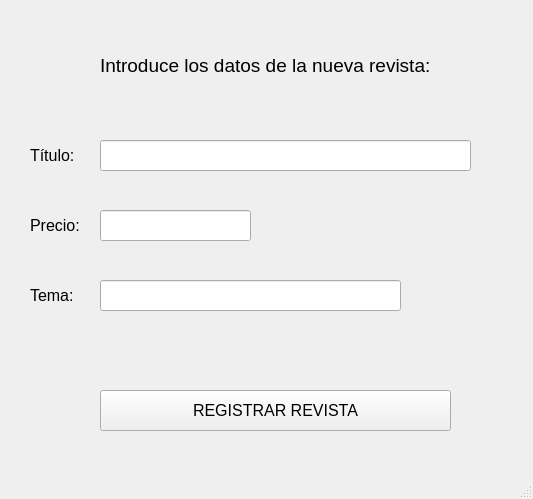
<?xml version="1.0" encoding="UTF-8"?>
<ui version="4.0">
 <class>MainWindow</class>
 <widget class="QMainWindow" name="MainWindow">
  <property name="geometry">
   <rect>
    <x>0</x>
    <y>0</y>
    <width>533</width>
    <height>499</height>
   </rect>
  </property>
  <property name="windowTitle">
   <string>Registrar revista</string>
  </property>
  <widget class="QWidget" name="centralwidget">
   <widget class="QLabel" name="lbl_principal">
    <property name="geometry">
     <rect>
      <x>100</x>
      <y>50</y>
      <width>361</width>
      <height>31</height>
     </rect>
    </property>
    <property name="font">
     <font>
      <pointsize>14</pointsize>
     </font>
    </property>
    <property name="text">
     <string>Introduce los datos de la nueva revista: </string>
    </property>
   </widget>
   <widget class="QLabel" name="lbl_titulo">
    <property name="geometry">
     <rect>
      <x>30</x>
      <y>140</y>
      <width>61</width>
      <height>31</height>
     </rect>
    </property>
    <property name="font">
     <font>
      <pointsize>12</pointsize>
     </font>
    </property>
    <property name="text">
     <string>Título: </string>
    </property>
   </widget>
   <widget class="QLineEdit" name="entrada_titulo">
    <property name="geometry">
     <rect>
      <x>100</x>
      <y>140</y>
      <width>371</width>
      <height>31</height>
     </rect>
    </property>
   </widget>
   <widget class="QLineEdit" name="entrada_precio">
    <property name="geometry">
     <rect>
      <x>100</x>
      <y>210</y>
      <width>151</width>
      <height>31</height>
     </rect>
    </property>
   </widget>
   <widget class="QLabel" name="lbl_precio">
    <property name="geometry">
     <rect>
      <x>30</x>
      <y>210</y>
      <width>71</width>
      <height>31</height>
     </rect>
    </property>
    <property name="font">
     <font>
      <pointsize>12</pointsize>
     </font>
    </property>
    <property name="text">
     <string>Precio:</string>
    </property>
   </widget>
   <widget class="QLineEdit" name="entrada_tema">
    <property name="geometry">
     <rect>
      <x>100</x>
      <y>280</y>
      <width>301</width>
      <height>31</height>
     </rect>
    </property>
   </widget>
   <widget class="QLabel" name="lbl_tema">
    <property name="geometry">
     <rect>
      <x>30</x>
      <y>280</y>
      <width>61</width>
      <height>31</height>
     </rect>
    </property>
    <property name="font">
     <font>
      <pointsize>12</pointsize>
     </font>
    </property>
    <property name="text">
     <string>Tema:</string>
    </property>
   </widget>
   <widget class="QPushButton" name="boton_registrar_revista">
    <property name="geometry">
     <rect>
      <x>100</x>
      <y>390</y>
      <width>351</width>
      <height>41</height>
     </rect>
    </property>
    <property name="font">
     <font>
      <pointsize>12</pointsize>
     </font>
    </property>
    <property name="text">
     <string>REGISTRAR REVISTA</string>
    </property>
   </widget>
  </widget>
  <widget class="QStatusBar" name="statusbar"/>
 </widget>
 <resources/>
 <connections/>
</ui>
